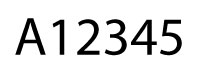
%> input picture Images/car-plate (5).jpg, 200 x 75 px
$ octave sample_professor.m   (GNU Octave 9; MATLAB toolbox functions it lacks are replaced by stand-ins)
%> lines starting %> are read from the running program, lines starting %| are printed output that depends on the picture; in (x1, y1, x2, y2) boxes, pixels count from 0 and x2, y2 are one past the last pixel; in counts of white or black regions, pixels touching at a corner belong together; the program's own positions count from 1
clear all;
S1       = imread('car-plate (5).jpg');
%> S1 is the input picture: size 75x200x3 uint8; min 0, max 255, mean 225
S2       = rgb2gray(S1);
S3       = medfilt2(S2, [3 3]);
E1       = edge(S3, 'sobel');
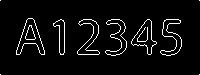
%> E1: size 75x200 logical; 5% white in thin lines or dots
[sx, sy] = size(E1);
%> sx = 75; sy = 200
E2       = imdilate(E1, ones(3));
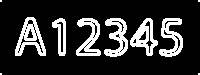
%> E2: size 75x200 logical; 18.3% white; 10 white regions (4 under 20 px), largest, box (x1, y1, x2, y2) and area: (15, 17, 46, 56) 548, (104, 18, 128, 57) 483, (159, 18, 183, 57) 478, (130, 18, 158, 56) 473, (76, 18, 101, 56) 470, (52, 18, 66, 56) 271
L        = bwlabel(E2, 8);
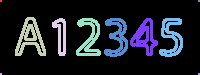
%> L: size 75x200 double; 11 distinct labels, from 0 to 10; one colour per label, 0 black
N        = 4;
[yN, xN]  = find(L == N);
%> yN = 271 values from 19 to 56; xN = 271 values from 53 to 66
G        = zeros(sx, sy);

for i = 1:length(yN)
    G(yN(i), xN(i)) = 255;
end
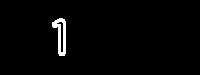
%> G: size 75x200 double; 1.8% white; 1 white region, box (x1, y1, x2, y2) and area: (52, 18, 66, 56) 271

imwrite(G, 'ergebnis.jpg', 'jpg');
subplot(2,2,1); imshow(S1);    title('Original Image');
subplot(2,2,2); imshow(E1);    title('Filtered b/w Image');
subplot(2,2,3); imshow(E2);    title('Smoothed Edges');
subplot(2,2,4); imshow(G,[]); title('Chosen Object');

$ run again, with Images/car-plate (3).jpg copied over Images/car-plate (5).jpg
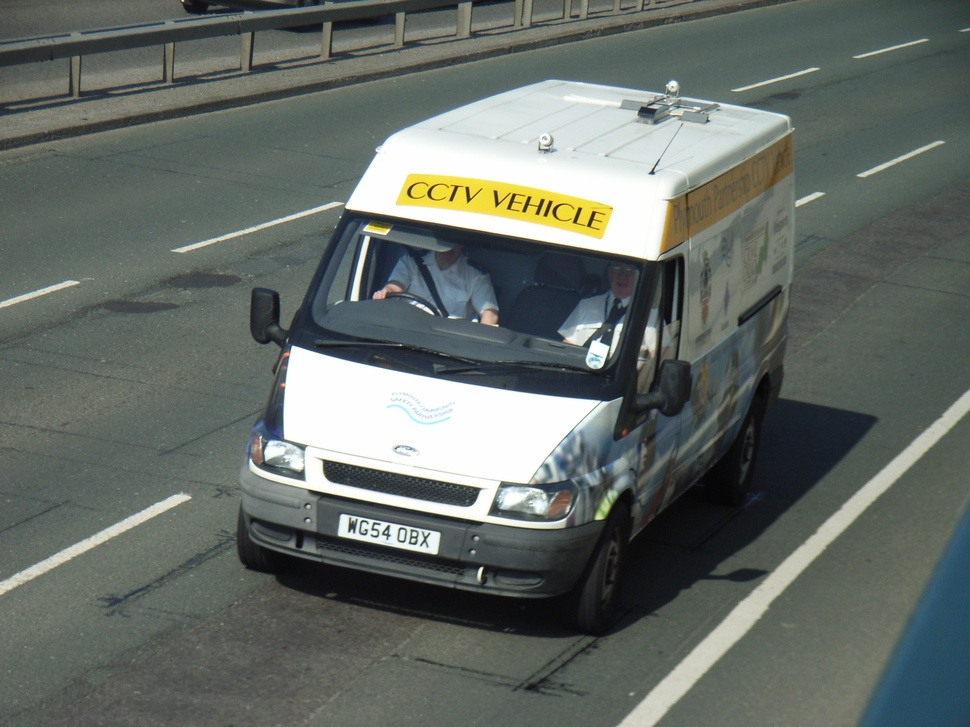
%> input picture Images/car-plate (3).jpg, 970 x 727 px, shrunk from 2560 x 1920 before the run
%> S1 is the input picture: size 727x970x3 uint8; mean R, G, B 101.3, 108.5, 102.9
%> E1: size 727x970 logical; 2.3% white in thin lines or dots
%> E2: size 727x970 logical; 8.5% white; 276 white regions (110 under 20 px), largest, box (x1, y1, x2, y2) and area: (172, 78, 792, 392) 7789, (0, 0, 567, 118) 7692, (248, 266, 624, 530) 7327
%> `L        = bwlabel(E2, 8);`:
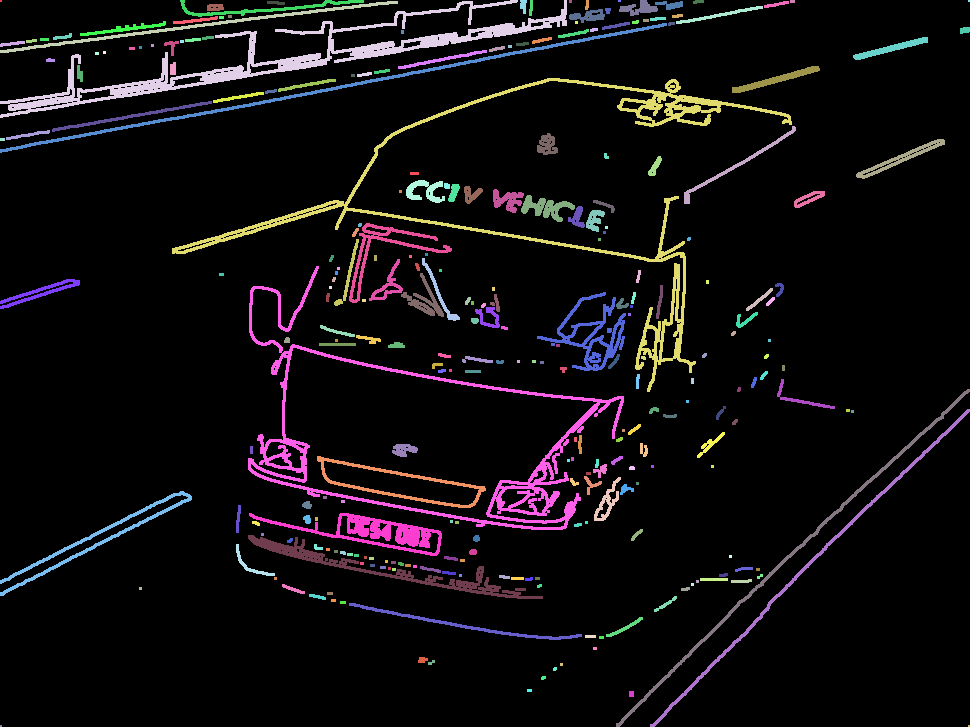
%> L: size 727x970 double; 277 distinct labels, from 0 to 276; one colour per label, 0 black
%> yN = 7692 values from 1 to 118; xN = 7692 values from 1 to 567
%> after the loop `for i = 1:length(yN)`:
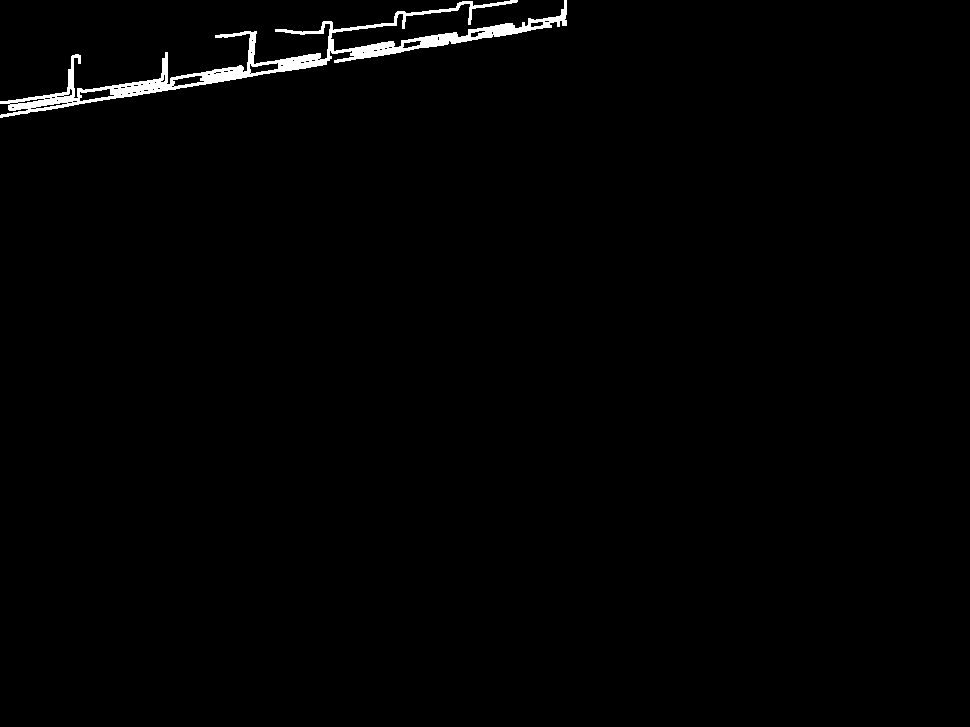
%> G: size 727x970 double; 1.1% white; 1 white region, box (x1, y1, x2, y2) and area: (0, 0, 567, 118) 7692
